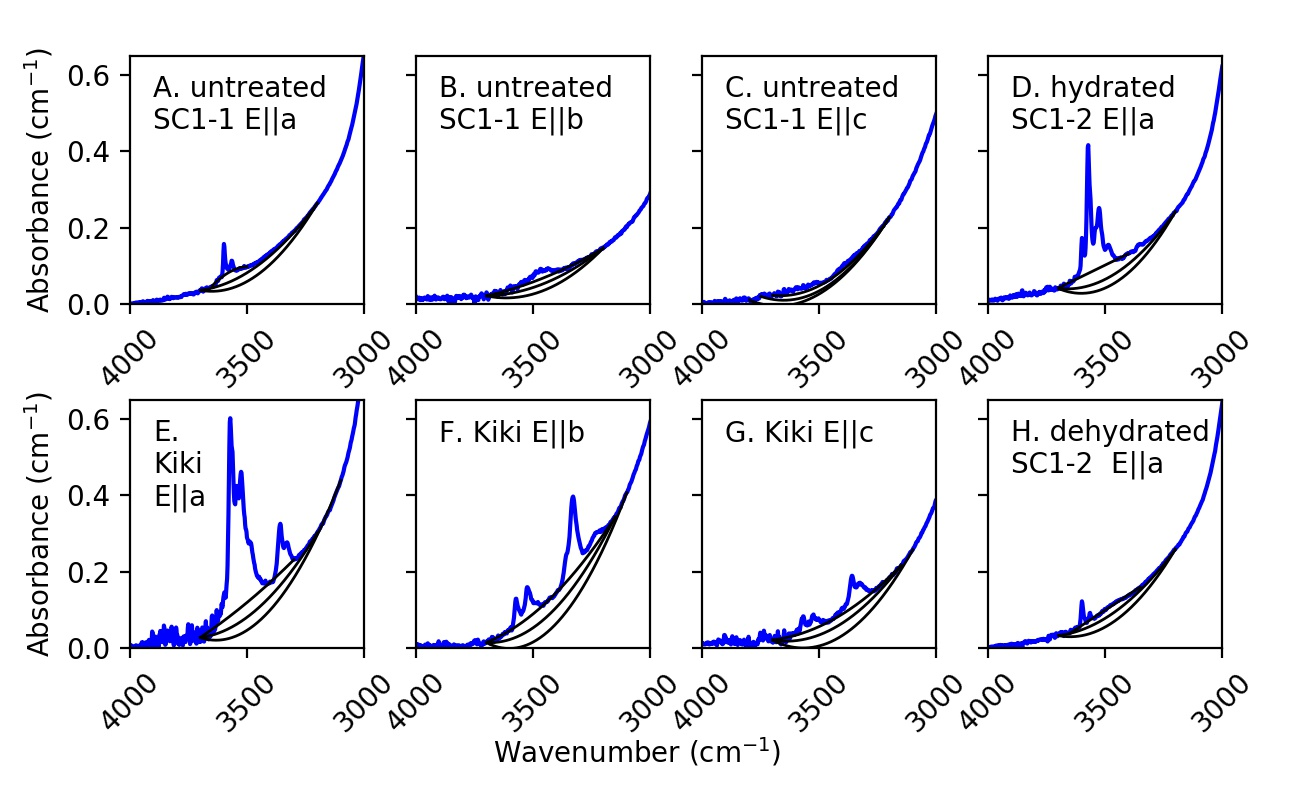

The Python source for this figure:
# -*- coding: utf-8 -*-
"""
Created on Thu Mar  9 11:13:13 2017

@author: Elizabeth
H diffusion in olivine

Create subplots of initial polarized FTIR spectra for San Carlos olivine
and Kilauea Iki olivine, plus estimate water concentrations for San Carlos
olivine after final dehydration step
"""
from __future__ import print_function
from olivine.SanCarlos import SanCarlos_spectra as SC
from olivine.KilaueaIki import Kiki_spectra as kiki
from pynams import styles
import matplotlib.pyplot as plt

plt.close('all')
numformat = '{:.0f}'

fig = plt.figure()
fig.set_size_inches(6.5, 4)

x = 0.1
y = 0.19
w = 0.18
h = 0.31
wspace = 0.04
hspace = 0.12
ylim = 0.65
ylimSC = ylim
ytext = 0.6

def plot_stuff(spec, ax):
    my_style = {'color': 'blue', 'linestyle' : '-'}
    spec.get_baseline(print_confirmation=False)
    spec.plot_showbaseline(axes=ax, style=my_style)
    spec.get_baseline(baseline_ending='-high-baseline.CSV', 
                      print_confirmation=False)
    ax.plot(spec.base_wn, spec.base_abs, **styles.style_1)
    spec.get_baseline(baseline_ending='-low-baseline.CSV', 
                      print_confirmation=False)
    ax.plot(spec.base_wn, spec.base_abs, **styles.style_1)
    ax.set_xlim(4000, 3000)
    ax.set_ylim(0, ylimSC)
    plt.setp(ax.get_xticklabels(), rotation=45)    

def remove_labels(ax):
    labels = [item.get_text() for item in ax.get_yticklabels()]
    empty_string_labels = ['']*len(labels)
    ax.set_ylabel('')
    ax.set_yticklabels(empty_string_labels)

ax = fig.add_axes([x, y+hspace+h, w, h])
spec = SC.SC_untreated_Ea
plot_stuff(spec, ax)
ax.text(3900, ytext, 'untreated\nSC1-1 E||a', va='top')
ax.set_ylabel('Absorbance (cm$^{-1}$)')

ax = fig.add_axes([x+wspace+w, y+hspace+h, w, h])
spec = SC.SC_untreated_Eb
plot_stuff(spec, ax)
ax.text(3900, ytext, 'untreated\nSC1-1 E||b', va='top')
remove_labels(ax)

ax = fig.add_axes([x+2*wspace+2*w, y+hspace+h, w, h])
spec = SC.SC_untreated_Ec
plot_stuff(spec, ax)
ax.text(3900, ytext, 'untreated\nSC1-1 E||c', va='top')
remove_labels(ax)

ax = fig.add_axes([x+3*wspace+3*w, y+hspace+h, w, h])
spec = SC.spec2
plot_stuff(spec, ax)
ax.text(3900, ytext, 'hydrated\nSC1-2 E||a', va='top')
remove_labels(ax)

ax = fig.add_axes([x, y, w, h])
spec = kiki.Kiki_init_Ea
plot_stuff(spec, ax)
ax.text(3900, ytext, 'Kiki\nE||a', va='top')
ax.set_ylabel('Absorbance (cm$^{-1}$)')

ax = fig.add_axes([x+wspace+w, y, w, h])
spec = kiki.Kiki_init_Eb
plot_stuff(spec, ax)
ax.text(3900, ytext, 'Kiki E||b', va='top')
remove_labels(ax)

ax = fig.add_axes([x+2*wspace+2*w, y, w, h])
spec = kiki.Kiki_init_Ec
plot_stuff(spec, ax)
ax.text(3900, ytext, 'Kiki E||c', va='top')
remove_labels(ax)

ax = fig.add_axes([x+3*wspace+3*w, y, w, h])
spec = SC.SC_final_averaged
plot_stuff(spec, ax)
ax.text(3900, ytext, 'dehydrated\nSC1-2  E||a', va='top')
remove_labels(ax)

ax.text(5500, -0.3, 'Wavenumber (cm$^{-1}$)', ha='center')

fig.savefig(SC.thisfolder+'\..\Fig2_polarized_FTIR.jpg', dpi=200, format='jpg')
